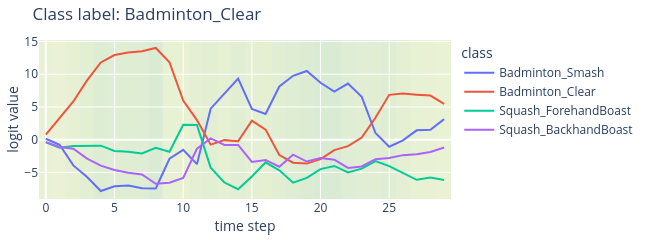
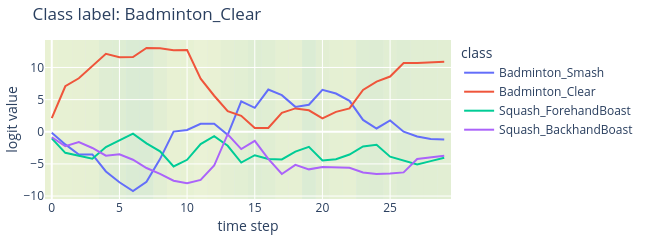
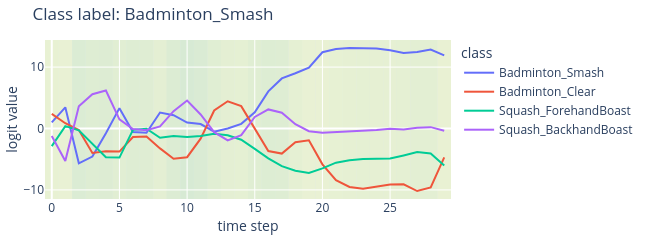

Notebook code for these charts, in order:
### Code cell
from matplotlib import colormaps
cmap = colormaps['YlGnBu']


# for idx in range(len(df_flist)):
#     if idx in [0,5,20,24,32,39,129]:
#         continue

#     if df_flist.loc[idx, 'label'] != df_flist.loc[idx, 'pred']:
#         continue

for idx in [15, 17, 41, 64, 70, 124, 135, 140, 148]:  # max less than 0.05

    print(f'IDX {idx}')
    tmp_fname = df_flist.loc[idx, 'filename']
    output_df = pd.read_csv(os.path.join(csv_dir, tmp_fname))

    # all different dash lines
    dash_types = ['dot', 'dashdot', 'longdashdot', 'solid']
    line_dash_map = {f'logit_{i}': dash_types[i % len(dash_types)] for i in range(num_classes)}
    fig = px.line(output_df, x=output_df.index, y=[f'logit_{i}' for i in range(num_classes)], 
                title=f'Class label: {class_list[df_flist.loc[idx, "label"]]}',
                labels={'index': 'time step', 'value': 'logit value', 'variable': 'class'},
                # line_dash='variable',
                # line_dash_map=line_dash_map
    )

    # fig size
    fig.update_layout(width=650, height=200)
    # tighten layout
    fig.update_layout(margin=dict(l=20, r=20, t=40, b=20))
    fig.update_xaxes(title_standoff=2)
    fig.update_yaxes(title_standoff=2)

    # update legend values
    fig.for_each_trace(lambda t: t.update(name=class_list[int(t.name.split('_')[1])],
                                          legendgroup=class_list[int(t.name.split('_')[1])],
                                          hovertemplate=t.hovertemplate.replace(t.name, class_list[int(t.name.split('_')[1])])
                                         )
                      )
    # fig.update_layout(legend=dict(
    #     title='Classes',
    #     orientation='h',
    #     yanchor='bottom',
    #     y=1.02,
    #     xanchor='right',
    #     x=1
    # ))
    


    # add attention as background color
    colors = [f'rgba({",".join([f"{i}" for i in cmap(val*5, bytes=True)[:4]])})' for val in output_df[f'attn_0']]
    fig.update_layout(
        shapes=[
            
            go.layout.Shape(
                type="rect",
                # x-reference is assigned to the x-values
                xref="x",
                # y-reference is assigned to the plot paper [0,1]
                yref="paper",
                x0=idx-0.5,
                y0=0,
                x1=idx+0.5,
                y1=1,
                fillcolor=colors[idx],
                opacity=0.5,
                layer="below",
                line_width=0,
            )
            for idx in range(len(colors))
        ]
    )
    fig.show()


    simple_avg_logit = output_df[[f'logit_{i}' for i in range(num_classes)]].mean(axis=0).values
    weighted_avg_logit = (output_df[[f'logit_{i}' for i in range(num_classes)]].T * output_df['attn_0']).T.sum(axis=0).values / output_df['attn_0'].sum()

    print(f'Simple Avg Logit: {simple_avg_logit}, Pred: {class_list[simple_avg_logit.argmax()]}')
    print(f'Weighted Avg Logit: {weighted_avg_logit}, Pred: {class_list[weighted_avg_logit.argmax()]}')
    print(f'is different? {simple_avg_logit.argmax() != weighted_avg_logit.argmax()}\n')
    print(f'a_t: min {output_df["attn_0"].min()}, max {output_df["attn_0"].max()}, mean {output_df["attn_0"].mean()}\n')

    write_image(fig, f'figures_tmp/visualization_gating_idx{idx}_label{df_flist.loc[idx, "label"]}_pred{df_flist.loc[idx, "pred"]}.pdf', 
                width=650, height=200, scale=2)

### Figure 1 — Plotly figure (JSON) as saved in the notebook; plotly's stock layout.template omitted (floating-point values rounded to 4 significant figures)
{"data": [{"hovertemplate": "class=Badminton_Smash<br>time step=%{x}<br>logit value=%{y}<extra></extra>", "legendgroup": "Badminton_Smash", "line": {"color": "#636efa", "dash": "solid"}, "marker": {"symbol": "circle"}, "mode": "lines", "name": "Badminton_Smash", "orientation": "v", "showlegend": true, "type": "scatter", "x": [0, 1, 2, 3, 4, 5, 6, 7, 8, 9, 10, 11, 12, 13, 14, 15, 16, 17, 18, 19, 20, 21, 22, 23, 24, 25, 26, 27, 28, 29], "xaxis": "x", "y": [0.1381, -0.7737, -3.927, -5.7, -7.845, -7.107, -6.997, -7.41, -7.438, -2.907, -1.552, -3.741, 4.737, 7.103, 9.334, 4.703, 3.917, 8.131, 9.755, 10.5, 8.694, 7.36, 8.565, 6.54, 1.021, -1.081, -0.1121, 1.425, 1.512, 3.14], "yaxis": "y"}, {"hovertemplate": "class=Badminton_Clear<br>time step=%{x}<br>logit value=%{y}<extra></extra>", "legendgroup": "Badminton_Clear", "line": {"color": "#EF553B", "dash": "solid"}, "marker": {"symbol": "circle"}, "mode": "lines", "name": "Badminton_Clear", "orientation": "v", "showlegend": true, "type": "scatter", "x": [0, 1, 2, 3, 4, 5, 6, 7, 8, 9, 10, 11, 12, 13, 14, 15, 16, 17, 18, 19, 20, 21, 22, 23, 24, 25, 26, 27, 28, 29], "xaxis": "x", "y": [0.7624, 3.294, 5.834, 9.049, 11.8, 12.93, 13.33, 13.52, 14.01, 11.83, 5.973, 2.994, -0.7598, -0.06801, -0.2399, 2.901, 1.536, -2.346, -3.51, -3.653, -2.975, -1.593, -0.9825, 0.3154, 3.358, 6.85, 7.055, 6.882, 6.736, 5.482], "yaxis": "y"}, {"hovertemplate": "class=Squash_ForehandBoast<br>time step=%{x}<br>logit value=%{y}<extra></extra>", "legendgroup": "Squash_ForehandBoast", "line": {"color": "#00cc96", "dash": "solid"}, "marker": {"symbol": "circle"}, "mode": "lines", "name": "Squash_ForehandBoast", "orientation": "v", "showlegend": true, "type": "scatter", "x": [0, 1, 2, 3, 4, 5, 6, 7, 8, 9, 10, 11, 12, 13, 14, 15, 16, 17, 18, 19, 20, 21, 22, 23, 24, 25, 26, 27, 28, 29], "xaxis": "x", "y": [-0.3981, -1.242, -0.9704, -0.908, -0.9122, -1.731, -1.842, -2.102, -1.239, -1.838, 2.269, 2.256, -4.271, -6.545, -7.566, -5.621, -3.45, -4.685, -6.563, -5.835, -4.494, -4.012, -4.989, -4.429, -3.256, -4.041, -5.148, -6.128, -5.776, -6.154], "yaxis": "y"}, {"hovertemplate": "class=Squash_BackhandBoast<br>time step=%{x}<br>logit value=%{y}<extra></extra>", "legendgroup": "Squash_BackhandBoast", "line": {"color": "#ab63fa", "dash": "solid"}, "marker": {"symbol": "circle"}, "mode": "lines", "name": "Squash_BackhandBoast", "orientation": "v", "showlegend": true, "type": "scatter", "x": [0, 1, 2, 3, 4, 5, 6, 7, 8, 9, 10, 11, 12, 13, 14, 15, 16, 17, 18, 19, 20, 21, 22, 23, 24, 25, 26, 27, 28, 29], "xaxis": "x", "y": [-0.3786, -1.116, -1.378, -2.892, -3.972, -4.622, -5.063, -5.319, -6.744, -6.584, -5.831, -1.386, 0.2009, -0.7975, -0.8065, -3.401, -3.096, -4.127, -2.288, -3.336, -2.782, -3.05, -4.315, -4.094, -3.002, -2.786, -2.359, -2.241, -1.883, -1.199], "yaxis": "y"}], "layout": {"height": 200, "legend": {"title": {"text": "class"}, "tracegroupgap": 0}, "margin": {"b": 20, "l": 20, "r": 20, "t": 40}, "shapes": [{"fillcolor": "rgba(238,248,180,255)", "layer": "below", "line": {"width": 0}, "opacity": 0.5, "type": "rect", "x0": -0.5, "x1": 0.5, "xref": "x", "y0": 0, "y1": 1, "yref": "paper"}, {"fillcolor": "rgba(239,248,181,255)", "layer": "below", "line": {"width": 0}, "opacity": 0.5, "type": "rect", "x0": 0.5, "x1": 1.5, "xref": "x", "y0": 0, "y1": 1, "yref": "paper"}, {"fillcolor": "rgba(233,246,177,255)", "layer": "below", "line": {"width": 0}, "opacity": 0.5, "type": "rect", "x0": 1.5, "x1": 2.5, "xref": "x", "y0": 0, "y1": 1, "yref": "paper"}, {"fillcolor": "rgba(226,243,177,255)", "layer": "below", "line": {"width": 0}, "opacity": 0.5, "type": "rect", "x0": 2.5, "x1": 3.5, "xref": "x", "y0": 0, "y1": 1, "yref": "paper"}, {"fillcolor": "rgba(214,239,178,255)", "layer": "below", "line": {"width": 0}, "opacity": 0.5, "type": "rect", "x0": 3.5, "x1": 4.5, "xref": "x", "y0": 0, "y1": 1, "yref": "paper"}, {"fillcolor": "rgba(218,240,178,255)", "layer": "below", "line": {"width": 0}, "opacity": 0.5, "type": "rect", "x0": 4.5, "x1": 5.5, "xref": "x", "y0": 0, "y1": 1, "yref": "paper"}, {"fillcolor": "rgba(218,240,178,255)", "layer": "below", "line": {"width": 0}, "opacity": 0.5, "type": "rect", "x0": 5.5, "x1": 6.5, "xref": "x", "y0": 0, "y1": 1, "yref": "paper"}, {"fillcolor": "rgba(215,239,178,255)", "layer": "below", "line": {"width": 0}, "opacity": 0.5, "type": "rect", "x0": 6.5, "x1": 7.5, "xref": "x", "y0": 0, "y1": 1, "yref": "paper"}, {"fillcolor": "rgba(207,236,179,255)", "layer": "below", "line": {"width": 0}, "opacity": 0.5, "type": "rect", "x0": 7.5, "x1": 8.5, "xref": "x", "y0": 0, "y1": 1, "yref": "paper"}, {"fillcolor": "rgba(234,247,177,255)", "layer": "below", "line": {"width": 0}, "opacity": 0.5, "type": "rect", "x0": 8.5, "x1": 9.5, "xref": "x", "y0": 0, "y1": 1, "yref": "paper"}, {"fillcolor": "rgba(237,248,178,255)", "layer": "below", "line": {"width": 0}, "opacity": 0.5, "type": "rect", "x0": 9.5, "x1": 10.5, "xref": "x", "y0": 0, "y1": 1, "yref": "paper"}, {"fillcolor": "rgba(227,244,177,255)", "layer": "below", "line": {"width": 0}, "opacity": 0.5, "type": "rect", "x0": 10.5, "x1": 11.5, "xref": "x", "y0": 0, "y1": 1, "yref": "paper"}, {"fillcolor": "rgba(224,243,177,255)", "layer": "below", "line": {"width": 0}, "opacity": 0.5, "type": "rect", "x0": 11.5, "x1": 12.5, "xref": "x", "y0": 0, "y1": 1, "yref": "paper"}, {"fillcolor": "rgba(232,246,177,255)", "layer": "below", "line": {"width": 0}, "opacity": 0.5, "type": "rect", "x0": 12.5, "x1": 13.5, "xref": "x", "y0": 0, "y1": 1, "yref": "paper"}, {"fillcolor": "rgba(222,242,178,255)", "layer": "below", "line": {"width": 0}, "opacity": 0.5, "type": "rect", "x0": 13.5, "x1": 14.5, "xref": "x", "y0": 0, "y1": 1, "yref": "paper"}, {"fillcolor": "rgba(228,244,177,255)", "layer": "below", "line": {"width": 0}, "opacity": 0.5, "type": "rect", "x0": 14.5, "x1": 15.5, "xref": "x", "y0": 0, "y1": 1, "yref": "paper"}, {"fillcolor": "rgba(229,245,177,255)", "layer": "below", "line": {"width": 0}, "opacity": 0.5, "type": "rect", "x0": 15.5, "x1": 16.5, "xref": "x", "y0": 0, "y1": 1, "yref": "paper"}, {"fillcolor": "rgba(222,242,178,255)", "layer": "below", "line": {"width": 0}, "opacity": 0.5, "type": "rect", "x0": 16.5, "x1": 17.5, "xref": "x", "y0": 0, "y1": 1, "yref": "paper"}, {"fillcolor": "rgba(217,240,178,255)", "layer": "below", "line": {"width": 0}, "opacity": 0.5, "type": "rect", "x0": 17.5, "x1": 18.5, "xref": "x", "y0": 0, "y1": 1, "yref": "paper"}, {"fillcolor": "rgba(211,238,178,255)", "layer": "below", "line": {"width": 0}, "opacity": 0.5, "type": "rect", "x0": 18.5, "x1": 19.5, "xref": "x", "y0": 0, "y1": 1, "yref": "paper"}, {"fillcolor": "rgba(207,236,179,255)", "layer": "below", "line": {"width": 0}, "opacity": 0.5, "type": "rect", "x0": 19.5, "x1": 20.5, "xref": "x", "y0": 0, "y1": 1, "yref": "paper"}, {"fillcolor": "rgba(207,236,179,255)", "layer": "below", "line": {"width": 0}, "opacity": 0.5, "type": "rect", "x0": 20.5, "x1": 21.5, "xref": "x", "y0": 0, "y1": 1, "yref": "paper"}, {"fillcolor": "rgba(215,239,178,255)", "layer": "below", "line": {"width": 0}, "opacity": 0.5, "type": "rect", "x0": 21.5, "x1": 22.5, "xref": "x", "y0": 0, "y1": 1, "yref": "paper"}, {"fillcolor": "rgba(222,242,178,255)", "layer": "below", "line": {"width": 0}, "opacity": 0.5, "type": "rect", "x0": 22.5, "x1": 23.5, "xref": "x", "y0": 0, "y1": 1, "yref": "paper"}, {"fillcolor": "rgba(223,242,178,255)", "layer": "below", "line": {"width": 0}, "opacity": 0.5, "type": "rect", "x0": 23.5, "x1": 24.5, "xref": "x", "y0": 0, "y1": 1, "yref": "paper"}, {"fillcolor": "rgba(217,240,178,255)", "layer": "below", "line": {"width": 0}, "opacity": 0.5, "type": "rect", "x0": 24.5, "x1": 25.5, "xref": "x", "y0": 0, "y1": 1, "yref": "paper"}, {"fillcolor": "rgba(227,244,177,255)", "layer": "below", "line": {"width": 0}, "opacity": 0.5, "type": "rect", "x0": 25.5, "x1": 26.5, "xref": "x", "y0": 0, "y1": 1, "yref": "paper"}, {"fillcolor": "rgba(234,247,177,255)", "layer": "below", "line": {"width": 0}, "opacity": 0.5, "type": "rect", "x0": 26.5, "x1": 27.5, "xref": "x", "y0": 0, "y1": 1, "yref": "paper"}, {"fillcolor": "rgba(236,247,177,255)", "layer": "below", "line": {"width": 0}, "opacity": 0.5, "type": "rect", "x0": 27.5, "x1": 28.5, "xref": "x", "y0": 0, "y1": 1, "yref": "paper"}, {"fillcolor": "rgba(240,249,184,255)", "layer": "below", "line": {"width": 0}, "opacity": 0.5, "type": "rect", "x0": 28.5, "x1": 29.5, "xref": "x", "y0": 0, "y1": 1, "yref": "paper"}], "title": {"text": "Class label: Badminton_Clear"}, "width": 650, "xaxis": {"anchor": "y", "domain": [0, 1], "title": {"standoff": 2, "text": "time step"}}, "yaxis": {"anchor": "x", "domain": [0, 1], "title": {"standoff": 2, "text": "logit value"}}}}

### Figure 2 — Plotly figure (JSON) as saved in the notebook; plotly's stock layout.template omitted (floating-point values rounded to 4 significant figures)
{"data": [{"hovertemplate": "class=Badminton_Smash<br>time step=%{x}<br>logit value=%{y}<extra></extra>", "legendgroup": "Badminton_Smash", "line": {"color": "#636efa", "dash": "solid"}, "marker": {"symbol": "circle"}, "mode": "lines", "name": "Badminton_Smash", "orientation": "v", "showlegend": true, "type": "scatter", "x": [0, 1, 2, 3, 4, 5, 6, 7, 8, 9, 10, 11, 12, 13, 14, 15, 16, 17, 18, 19, 20, 21, 22, 23, 24, 25, 26, 27, 28, 29], "xaxis": "x", "y": [-0.1519, -1.969, -3.545, -3.529, -6.172, -7.847, -9.221, -7.775, -4.25, 0.02363, 0.2849, 1.246, 1.231, -0.4796, 4.715, 3.717, 6.558, 5.686, 3.871, 4.197, 6.522, 5.948, 4.814, 1.839, 0.5099, 1.75, 0.01463, -0.7228, -1.116, -1.214], "yaxis": "y"}, {"hovertemplate": "class=Badminton_Clear<br>time step=%{x}<br>logit value=%{y}<extra></extra>", "legendgroup": "Badminton_Clear", "line": {"color": "#EF553B", "dash": "solid"}, "marker": {"symbol": "circle"}, "mode": "lines", "name": "Badminton_Clear", "orientation": "v", "showlegend": true, "type": "scatter", "x": [0, 1, 2, 3, 4, 5, 6, 7, 8, 9, 10, 11, 12, 13, 14, 15, 16, 17, 18, 19, 20, 21, 22, 23, 24, 25, 26, 27, 28, 29], "xaxis": "x", "y": [2.11, 7.076, 8.314, 10.3, 12.12, 11.6, 11.62, 13.03, 12.97, 12.66, 12.69, 8.263, 5.601, 3.201, 2.479, 0.588, 0.5816, 2.946, 3.633, 3.337, 2.075, 3.092, 3.627, 6.501, 7.802, 8.591, 10.68, 10.69, 10.84, 10.9], "yaxis": "y"}, {"hovertemplate": "class=Squash_ForehandBoast<br>time step=%{x}<br>logit value=%{y}<extra></extra>", "legendgroup": "Squash_ForehandBoast", "line": {"color": "#00cc96", "dash": "solid"}, "marker": {"symbol": "circle"}, "mode": "lines", "name": "Squash_ForehandBoast", "orientation": "v", "showlegend": true, "type": "scatter", "x": [0, 1, 2, 3, 4, 5, 6, 7, 8, 9, 10, 11, 12, 13, 14, 15, 16, 17, 18, 19, 20, 21, 22, 23, 24, 25, 26, 27, 28, 29], "xaxis": "x", "y": [-1.024, -3.279, -3.736, -4.181, -2.368, -1.325, -0.2834, -1.801, -3.054, -5.404, -4.363, -1.912, -0.6914, -2.185, -4.792, -3.649, -4.239, -4.306, -3.095, -2.349, -4.469, -4.278, -3.545, -2.288, -2.035, -3.881, -4.469, -5.094, -4.565, -4.043], "yaxis": "y"}, {"hovertemplate": "class=Squash_BackhandBoast<br>time step=%{x}<br>logit value=%{y}<extra></extra>", "legendgroup": "Squash_BackhandBoast", "line": {"color": "#ab63fa", "dash": "solid"}, "marker": {"symbol": "circle"}, "mode": "lines", "name": "Squash_BackhandBoast", "orientation": "v", "showlegend": true, "type": "scatter", "x": [0, 1, 2, 3, 4, 5, 6, 7, 8, 9, 10, 11, 12, 13, 14, 15, 16, 17, 18, 19, 20, 21, 22, 23, 24, 25, 26, 27, 28, 29], "xaxis": "x", "y": [-0.8574, -2.259, -1.618, -2.52, -3.723, -3.514, -4.353, -5.635, -6.541, -7.611, -8.019, -7.487, -5.256, -0.3822, -2.692, -1.41, -4.212, -6.564, -5.15, -5.847, -5.499, -5.563, -5.612, -6.335, -6.55, -6.48, -6.317, -4.232, -3.965, -3.727], "yaxis": "y"}], "layout": {"height": 200, "legend": {"title": {"text": "class"}, "tracegroupgap": 0}, "margin": {"b": 20, "l": 20, "r": 20, "t": 40}, "shapes": [{"fillcolor": "rgba(237,248,178,255)", "layer": "below", "line": {"width": 0}, "opacity": 0.5, "type": "rect", "x0": -0.5, "x1": 0.5, "xref": "x", "y0": 0, "y1": 1, "yref": "paper"}, {"fillcolor": "rgba(234,247,177,255)", "layer": "below", "line": {"width": 0}, "opacity": 0.5, "type": "rect", "x0": 0.5, "x1": 1.5, "xref": "x", "y0": 0, "y1": 1, "yref": "paper"}, {"fillcolor": "rgba(233,246,177,255)", "layer": "below", "line": {"width": 0}, "opacity": 0.5, "type": "rect", "x0": 1.5, "x1": 2.5, "xref": "x", "y0": 0, "y1": 1, "yref": "paper"}, {"fillcolor": "rgba(232,246,177,255)", "layer": "below", "line": {"width": 0}, "opacity": 0.5, "type": "rect", "x0": 2.5, "x1": 3.5, "xref": "x", "y0": 0, "y1": 1, "yref": "paper"}, {"fillcolor": "rgba(218,240,178,255)", "layer": "below", "line": {"width": 0}, "opacity": 0.5, "type": "rect", "x0": 3.5, "x1": 4.5, "xref": "x", "y0": 0, "y1": 1, "yref": "paper"}, {"fillcolor": "rgba(215,239,178,255)", "layer": "below", "line": {"width": 0}, "opacity": 0.5, "type": "rect", "x0": 4.5, "x1": 5.5, "xref": "x", "y0": 0, "y1": 1, "yref": "paper"}, {"fillcolor": "rgba(207,236,179,255)", "layer": "below", "line": {"width": 0}, "opacity": 0.5, "type": "rect", "x0": 5.5, "x1": 6.5, "xref": "x", "y0": 0, "y1": 1, "yref": "paper"}, {"fillcolor": "rgba(207,236,179,255)", "layer": "below", "line": {"width": 0}, "opacity": 0.5, "type": "rect", "x0": 6.5, "x1": 7.5, "xref": "x", "y0": 0, "y1": 1, "yref": "paper"}, {"fillcolor": "rgba(223,242,178,255)", "layer": "below", "line": {"width": 0}, "opacity": 0.5, "type": "rect", "x0": 7.5, "x1": 8.5, "xref": "x", "y0": 0, "y1": 1, "yref": "paper"}, {"fillcolor": "rgba(235,247,177,255)", "layer": "below", "line": {"width": 0}, "opacity": 0.5, "type": "rect", "x0": 8.5, "x1": 9.5, "xref": "x", "y0": 0, "y1": 1, "yref": "paper"}, {"fillcolor": "rgba(234,247,177,255)", "layer": "below", "line": {"width": 0}, "opacity": 0.5, "type": "rect", "x0": 9.5, "x1": 10.5, "xref": "x", "y0": 0, "y1": 1, "yref": "paper"}, {"fillcolor": "rgba(240,249,184,255)", "layer": "below", "line": {"width": 0}, "opacity": 0.5, "type": "rect", "x0": 10.5, "x1": 11.5, "xref": "x", "y0": 0, "y1": 1, "yref": "paper"}, {"fillcolor": "rgba(238,248,179,255)", "layer": "below", "line": {"width": 0}, "opacity": 0.5, "type": "rect", "x0": 11.5, "x1": 12.5, "xref": "x", "y0": 0, "y1": 1, "yref": "paper"}, {"fillcolor": "rgba(227,244,177,255)", "layer": "below", "line": {"width": 0}, "opacity": 0.5, "type": "rect", "x0": 12.5, "x1": 13.5, "xref": "x", "y0": 0, "y1": 1, "yref": "paper"}, {"fillcolor": "rgba(224,243,177,255)", "layer": "below", "line": {"width": 0}, "opacity": 0.5, "type": "rect", "x0": 13.5, "x1": 14.5, "xref": "x", "y0": 0, "y1": 1, "yref": "paper"}, {"fillcolor": "rgba(215,239,178,255)", "layer": "below", "line": {"width": 0}, "opacity": 0.5, "type": "rect", "x0": 14.5, "x1": 15.5, "xref": "x", "y0": 0, "y1": 1, "yref": "paper"}, {"fillcolor": "rgba(220,241,178,255)", "layer": "below", "line": {"width": 0}, "opacity": 0.5, "type": "rect", "x0": 15.5, "x1": 16.5, "xref": "x", "y0": 0, "y1": 1, "yref": "paper"}, {"fillcolor": "rgba(230,245,177,255)", "layer": "below", "line": {"width": 0}, "opacity": 0.5, "type": "rect", "x0": 16.5, "x1": 17.5, "xref": "x", "y0": 0, "y1": 1, "yref": "paper"}, {"fillcolor": "rgba(232,246,177,255)", "layer": "below", "line": {"width": 0}, "opacity": 0.5, "type": "rect", "x0": 17.5, "x1": 18.5, "xref": "x", "y0": 0, "y1": 1, "yref": "paper"}, {"fillcolor": "rgba(209,237,179,255)", "layer": "below", "line": {"width": 0}, "opacity": 0.5, "type": "rect", "x0": 18.5, "x1": 19.5, "xref": "x", "y0": 0, "y1": 1, "yref": "paper"}, {"fillcolor": "rgba(223,242,178,255)", "layer": "below", "line": {"width": 0}, "opacity": 0.5, "type": "rect", "x0": 19.5, "x1": 20.5, "xref": "x", "y0": 0, "y1": 1, "yref": "paper"}, {"fillcolor": "rgba(229,245,177,255)", "layer": "below", "line": {"width": 0}, "opacity": 0.5, "type": "rect", "x0": 20.5, "x1": 21.5, "xref": "x", "y0": 0, "y1": 1, "yref": "paper"}, {"fillcolor": "rgba(232,246,177,255)", "layer": "below", "line": {"width": 0}, "opacity": 0.5, "type": "rect", "x0": 21.5, "x1": 22.5, "xref": "x", "y0": 0, "y1": 1, "yref": "paper"}, {"fillcolor": "rgba(215,239,178,255)", "layer": "below", "line": {"width": 0}, "opacity": 0.5, "type": "rect", "x0": 22.5, "x1": 23.5, "xref": "x", "y0": 0, "y1": 1, "yref": "paper"}, {"fillcolor": "rgba(213,238,178,255)", "layer": "below", "line": {"width": 0}, "opacity": 0.5, "type": "rect", "x0": 23.5, "x1": 24.5, "xref": "x", "y0": 0, "y1": 1, "yref": "paper"}, {"fillcolor": "rgba(222,242,178,255)", "layer": "below", "line": {"width": 0}, "opacity": 0.5, "type": "rect", "x0": 24.5, "x1": 25.5, "xref": "x", "y0": 0, "y1": 1, "yref": "paper"}, {"fillcolor": "rgba(216,239,178,255)", "layer": "below", "line": {"width": 0}, "opacity": 0.5, "type": "rect", "x0": 25.5, "x1": 26.5, "xref": "x", "y0": 0, "y1": 1, "yref": "paper"}, {"fillcolor": "rgba(221,241,178,255)", "layer": "below", "line": {"width": 0}, "opacity": 0.5, "type": "rect", "x0": 26.5, "x1": 27.5, "xref": "x", "y0": 0, "y1": 1, "yref": "paper"}, {"fillcolor": "rgba(222,242,178,255)", "layer": "below", "line": {"width": 0}, "opacity": 0.5, "type": "rect", "x0": 27.5, "x1": 28.5, "xref": "x", "y0": 0, "y1": 1, "yref": "paper"}, {"fillcolor": "rgba(223,242,178,255)", "layer": "below", "line": {"width": 0}, "opacity": 0.5, "type": "rect", "x0": 28.5, "x1": 29.5, "xref": "x", "y0": 0, "y1": 1, "yref": "paper"}], "title": {"text": "Class label: Badminton_Clear"}, "width": 650, "xaxis": {"anchor": "y", "domain": [0, 1], "title": {"standoff": 2, "text": "time step"}}, "yaxis": {"anchor": "x", "domain": [0, 1], "title": {"standoff": 2, "text": "logit value"}}}}

### Figure 3 — Plotly figure (JSON) as saved in the notebook; plotly's stock layout.template omitted (floating-point values rounded to 4 significant figures)
{"data": [{"hovertemplate": "class=Badminton_Smash<br>time step=%{x}<br>logit value=%{y}<extra></extra>", "legendgroup": "Badminton_Smash", "line": {"color": "#636efa", "dash": "solid"}, "marker": {"symbol": "circle"}, "mode": "lines", "name": "Badminton_Smash", "orientation": "v", "showlegend": true, "type": "scatter", "x": [0, 1, 2, 3, 4, 5, 6, 7, 8, 9, 10, 11, 12, 13, 14, 15, 16, 17, 18, 19, 20, 21, 22, 23, 24, 25, 26, 27, 28, 29], "xaxis": "x", "y": [1.008, 3.452, -5.675, -4.566, -0.7626, 3.315, -0.5708, -0.684, 2.608, 2.174, 0.9749, 0.7198, -0.5205, 0.006572, 0.754, 2.636, 6.044, 8.155, 9.002, 9.924, 12.42, 12.94, 13.09, 13.12, 13.03, 12.74, 12.32, 12.46, 12.87, 11.92], "yaxis": "y"}, {"hovertemplate": "class=Badminton_Clear<br>time step=%{x}<br>logit value=%{y}<extra></extra>", "legendgroup": "Badminton_Clear", "line": {"color": "#EF553B", "dash": "solid"}, "marker": {"symbol": "circle"}, "mode": "lines", "name": "Badminton_Clear", "orientation": "v", "showlegend": true, "type": "scatter", "x": [0, 1, 2, 3, 4, 5, 6, 7, 8, 9, 10, 11, 12, 13, 14, 15, 16, 17, 18, 19, 20, 21, 22, 23, 24, 25, 26, 27, 28, 29], "xaxis": "x", "y": [2.376, 0.8596, -0.2597, -3.984, -3.715, -3.76, -1.393, -1.289, -3.239, -4.924, -4.672, -1.652, 2.927, 4.439, 3.64, -0.04914, -3.679, -4.088, -2.246, -1.913, -5.833, -8.431, -9.529, -9.816, -9.489, -9.137, -9.091, -10.19, -9.6, -4.712], "yaxis": "y"}, {"hovertemplate": "class=Squash_ForehandBoast<br>time step=%{x}<br>logit value=%{y}<extra></extra>", "legendgroup": "Squash_ForehandBoast", "line": {"color": "#00cc96", "dash": "solid"}, "marker": {"symbol": "circle"}, "mode": "lines", "name": "Squash_ForehandBoast", "orientation": "v", "showlegend": true, "type": "scatter", "x": [0, 1, 2, 3, 4, 5, 6, 7, 8, 9, 10, 11, 12, 13, 14, 15, 16, 17, 18, 19, 20, 21, 22, 23, 24, 25, 26, 27, 28, 29], "xaxis": "x", "y": [-2.875, 0.3927, -0.3105, -2.46, -4.673, -4.739, -0.2207, -0.04569, -1.513, -1.223, -1.402, -1.222, -0.8579, -1.088, -1.828, -3.328, -4.873, -6.135, -6.888, -7.255, -6.504, -5.56, -5.177, -4.972, -4.985, -4.895, -4.388, -3.833, -4.076, -6.04], "yaxis": "y"}, {"hovertemplate": "class=Squash_BackhandBoast<br>time step=%{x}<br>logit value=%{y}<extra></extra>", "legendgroup": "Squash_BackhandBoast", "line": {"color": "#ab63fa", "dash": "solid"}, "marker": {"symbol": "circle"}, "mode": "lines", "name": "Squash_BackhandBoast", "orientation": "v", "showlegend": true, "type": "scatter", "x": [0, 1, 2, 3, 4, 5, 6, 7, 8, 9, 10, 11, 12, 13, 14, 15, 16, 17, 18, 19, 20, 21, 22, 23, 24, 25, 26, 27, 28, 29], "xaxis": "x", "y": [-1.226, -5.289, 3.611, 5.582, 6.194, 1.485, -0.08976, -0.2646, 0.3304, 2.82, 4.555, 2.288, -0.5917, -1.933, -1.091, 1.881, 3.106, 2.574, 0.7001, -0.4412, -0.7044, -0.5775, -0.5558, -0.3994, -0.2583, -0.0417, -0.1569, 0.1383, 0.2194, -0.3763], "yaxis": "y"}], "layout": {"height": 200, "legend": {"title": {"text": "class"}, "tracegroupgap": 0}, "margin": {"b": 20, "l": 20, "r": 20, "t": 40}, "shapes": [{"fillcolor": "rgba(236,247,177,255)", "layer": "below", "line": {"width": 0}, "opacity": 0.5, "type": "rect", "x0": -0.5, "x1": 0.5, "xref": "x", "y0": 0, "y1": 1, "yref": "paper"}, {"fillcolor": "rgba(238,248,180,255)", "layer": "below", "line": {"width": 0}, "opacity": 0.5, "type": "rect", "x0": 0.5, "x1": 1.5, "xref": "x", "y0": 0, "y1": 1, "yref": "paper"}, {"fillcolor": "rgba(210,237,179,255)", "layer": "below", "line": {"width": 0}, "opacity": 0.5, "type": "rect", "x0": 1.5, "x1": 2.5, "xref": "x", "y0": 0, "y1": 1, "yref": "paper"}, {"fillcolor": "rgba(215,239,178,255)", "layer": "below", "line": {"width": 0}, "opacity": 0.5, "type": "rect", "x0": 2.5, "x1": 3.5, "xref": "x", "y0": 0, "y1": 1, "yref": "paper"}, {"fillcolor": "rgba(213,238,178,255)", "layer": "below", "line": {"width": 0}, "opacity": 0.5, "type": "rect", "x0": 3.5, "x1": 4.5, "xref": "x", "y0": 0, "y1": 1, "yref": "paper"}, {"fillcolor": "rgba(221,241,178,255)", "layer": "below", "line": {"width": 0}, "opacity": 0.5, "type": "rect", "x0": 4.5, "x1": 5.5, "xref": "x", "y0": 0, "y1": 1, "yref": "paper"}, {"fillcolor": "rgba(215,239,178,255)", "layer": "below", "line": {"width": 0}, "opacity": 0.5, "type": "rect", "x0": 5.5, "x1": 6.5, "xref": "x", "y0": 0, "y1": 1, "yref": "paper"}, {"fillcolor": "rgba(217,240,178,255)", "layer": "below", "line": {"width": 0}, "opacity": 0.5, "type": "rect", "x0": 6.5, "x1": 7.5, "xref": "x", "y0": 0, "y1": 1, "yref": "paper"}, {"fillcolor": "rgba(227,244,177,255)", "layer": "below", "line": {"width": 0}, "opacity": 0.5, "type": "rect", "x0": 7.5, "x1": 8.5, "xref": "x", "y0": 0, "y1": 1, "yref": "paper"}, {"fillcolor": "rgba(211,238,178,255)", "layer": "below", "line": {"width": 0}, "opacity": 0.5, "type": "rect", "x0": 8.5, "x1": 9.5, "xref": "x", "y0": 0, "y1": 1, "yref": "paper"}, {"fillcolor": "rgba(202,234,179,255)", "layer": "below", "line": {"width": 0}, "opacity": 0.5, "type": "rect", "x0": 9.5, "x1": 10.5, "xref": "x", "y0": 0, "y1": 1, "yref": "paper"}, {"fillcolor": "rgba(208,236,179,255)", "layer": "below", "line": {"width": 0}, "opacity": 0.5, "type": "rect", "x0": 10.5, "x1": 11.5, "xref": "x", "y0": 0, "y1": 1, "yref": "paper"}, {"fillcolor": "rgba(220,241,178,255)", "layer": "below", "line": {"width": 0}, "opacity": 0.5, "type": "rect", "x0": 11.5, "x1": 12.5, "xref": "x", "y0": 0, "y1": 1, "yref": "paper"}, {"fillcolor": "rgba(228,244,177,255)", "layer": "below", "line": {"width": 0}, "opacity": 0.5, "type": "rect", "x0": 12.5, "x1": 13.5, "xref": "x", "y0": 0, "y1": 1, "yref": "paper"}, {"fillcolor": "rgba(229,245,177,255)", "layer": "below", "line": {"width": 0}, "opacity": 0.5, "type": "rect", "x0": 13.5, "x1": 14.5, "xref": "x", "y0": 0, "y1": 1, "yref": "paper"}, {"fillcolor": "rgba(220,241,178,255)", "layer": "below", "line": {"width": 0}, "opacity": 0.5, "type": "rect", "x0": 14.5, "x1": 15.5, "xref": "x", "y0": 0, "y1": 1, "yref": "paper"}, {"fillcolor": "rgba(214,239,178,255)", "layer": "below", "line": {"width": 0}, "opacity": 0.5, "type": "rect", "x0": 15.5, "x1": 16.5, "xref": "x", "y0": 0, "y1": 1, "yref": "paper"}, {"fillcolor": "rgba(216,239,178,255)", "layer": "below", "line": {"width": 0}, "opacity": 0.5, "type": "rect", "x0": 16.5, "x1": 17.5, "xref": "x", "y0": 0, "y1": 1, "yref": "paper"}, {"fillcolor": "rgba(229,245,177,255)", "layer": "below", "line": {"width": 0}, "opacity": 0.5, "type": "rect", "x0": 17.5, "x1": 18.5, "xref": "x", "y0": 0, "y1": 1, "yref": "paper"}, {"fillcolor": "rgba(238,248,180,255)", "layer": "below", "line": {"width": 0}, "opacity": 0.5, "type": "rect", "x0": 18.5, "x1": 19.5, "xref": "x", "y0": 0, "y1": 1, "yref": "paper"}, {"fillcolor": "rgba(238,248,180,255)", "layer": "below", "line": {"width": 0}, "opacity": 0.5, "type": "rect", "x0": 19.5, "x1": 20.5, "xref": "x", "y0": 0, "y1": 1, "yref": "paper"}, {"fillcolor": "rgba(234,247,177,255)", "layer": "below", "line": {"width": 0}, "opacity": 0.5, "type": "rect", "x0": 20.5, "x1": 21.5, "xref": "x", "y0": 0, "y1": 1, "yref": "paper"}, {"fillcolor": "rgba(232,246,177,255)", "layer": "below", "line": {"width": 0}, "opacity": 0.5, "type": "rect", "x0": 21.5, "x1": 22.5, "xref": "x", "y0": 0, "y1": 1, "yref": "paper"}, {"fillcolor": "rgba(230,245,177,255)", "layer": "below", "line": {"width": 0}, "opacity": 0.5, "type": "rect", "x0": 22.5, "x1": 23.5, "xref": "x", "y0": 0, "y1": 1, "yref": "paper"}, {"fillcolor": "rgba(232,246,177,255)", "layer": "below", "line": {"width": 0}, "opacity": 0.5, "type": "rect", "x0": 23.5, "x1": 24.5, "xref": "x", "y0": 0, "y1": 1, "yref": "paper"}, {"fillcolor": "rgba(232,246,177,255)", "layer": "below", "line": {"width": 0}, "opacity": 0.5, "type": "rect", "x0": 24.5, "x1": 25.5, "xref": "x", "y0": 0, "y1": 1, "yref": "paper"}, {"fillcolor": "rgba(230,245,177,255)", "layer": "below", "line": {"width": 0}, "opacity": 0.5, "type": "rect", "x0": 25.5, "x1": 26.5, "xref": "x", "y0": 0, "y1": 1, "yref": "paper"}, {"fillcolor": "rgba(226,243,177,255)", "layer": "below", "line": {"width": 0}, "opacity": 0.5, "type": "rect", "x0": 26.5, "x1": 27.5, "xref": "x", "y0": 0, "y1": 1, "yref": "paper"}, {"fillcolor": "rgba(226,243,177,255)", "layer": "below", "line": {"width": 0}, "opacity": 0.5, "type": "rect", "x0": 27.5, "x1": 28.5, "xref": "x", "y0": 0, "y1": 1, "yref": "paper"}, {"fillcolor": "rgba(237,248,178,255)", "layer": "below", "line": {"width": 0}, "opacity": 0.5, "type": "rect", "x0": 28.5, "x1": 29.5, "xref": "x", "y0": 0, "y1": 1, "yref": "paper"}], "title": {"text": "Class label: Badminton_Smash"}, "width": 650, "xaxis": {"anchor": "y", "domain": [0, 1], "title": {"standoff": 2, "text": "time step"}}, "yaxis": {"anchor": "x", "domain": [0, 1], "title": {"standoff": 2, "text": "logit value"}}}}
